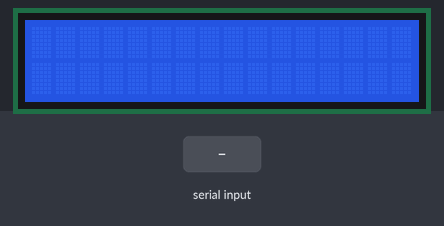
The sketch below on a simulated Arduino Mega 2560, built with avr-gcc and run on an emulated ATmega2560. Parts: 16×2 character LCD. The inputs (shaded band) are chosen by the test bench.

Above: at 1.2 s.
1.3 s: "1" received over the second serial link
At 2.3 s:
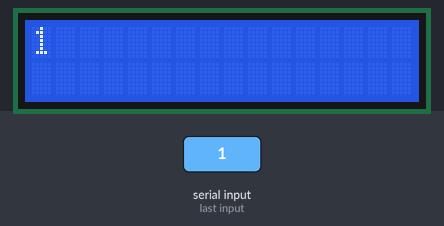
2.8 s: "0" received over the second serial link
At 3.4 s:
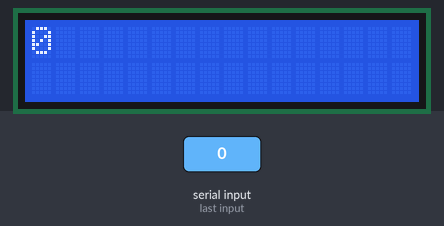
4.3 s: "2" received over the second serial link
At 5.7 s:
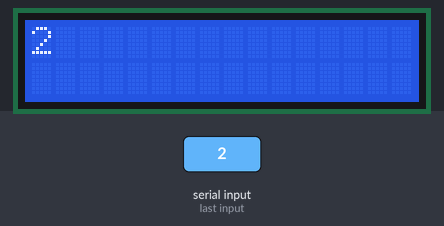
Timing chart, 0 to 7.3 s (numbered marks = the images above; inputs shaded):
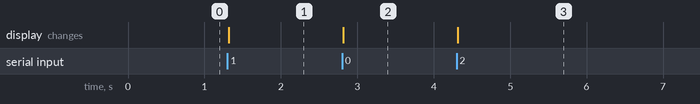

The sketch:

dictado_y_escritura_en_LCD.ino
```cpp
#include <Wire.h>
#include <LiquidCrystal_I2C.h>

LiquidCrystal_I2C lcd(0x3F,16,2);
String  mensaje;

void setup()
{
  lcd.init();
  lcd.backlight();
  Serial3.begin(9600);
  Serial.begin(9600);
}

void loop()
{
  while(Serial3.available()){
    delay(10);
    char c= Serial3.read();
    mensaje += c;
  }
    if(mensaje.length()>0){
      lcd.clear();
      lcd.setCursor(0,0);
      lcd.print(mensaje);
    }
    mensaje="";
 }
```

Measured:
- after the input at 1.3 s, the display: changes at once (image 1)
- after the input at 2.8 s, the display: changes at once (image 2)
- after the input at 4.3 s, the display: changes at once (image 3)
